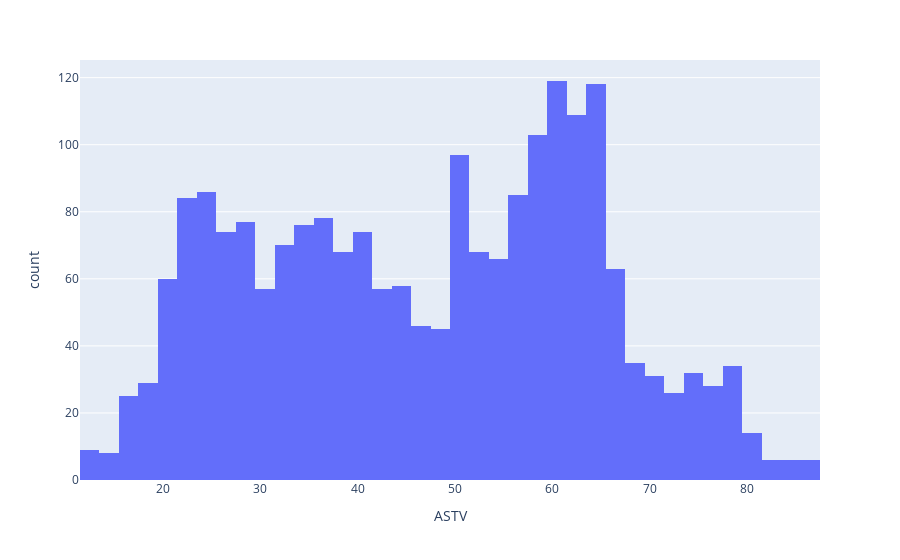

The code cell stored with this chart in its notebook:
### Code cell
#create a histogram
fig = px.histogram(df_cleaned, x = "ASTV")
fig.show()

### Figure 1 — Plotly figure (JSON) as saved in the notebook; plotly's stock layout.template omitted (floating-point values rounded to 4 significant figures; data arrays with more than 128 entries replaced by an {"elided": "..."} marker saying what was removed)
{"data": [{"alignmentgroup": "True", "bingroup": "x", "hovertemplate": "ASTV=%{x}<br>count=%{y}<extra></extra>", "legendgroup": "", "marker": {"color": "#636efa", "pattern": {"shape": ""}}, "name": "", "offsetgroup": "", "orientation": "v", "showlegend": false, "type": "histogram", "x": {"elided": "2129 int values"}, "xaxis": "x", "yaxis": "y"}], "layout": {"barmode": "relative", "legend": {"tracegroupgap": 0}, "margin": {"t": 60}, "xaxis": {"anchor": "y", "domain": [0, 1], "title": {"text": "ASTV"}}, "yaxis": {"anchor": "x", "domain": [0, 1], "title": {"text": "count"}}}}
